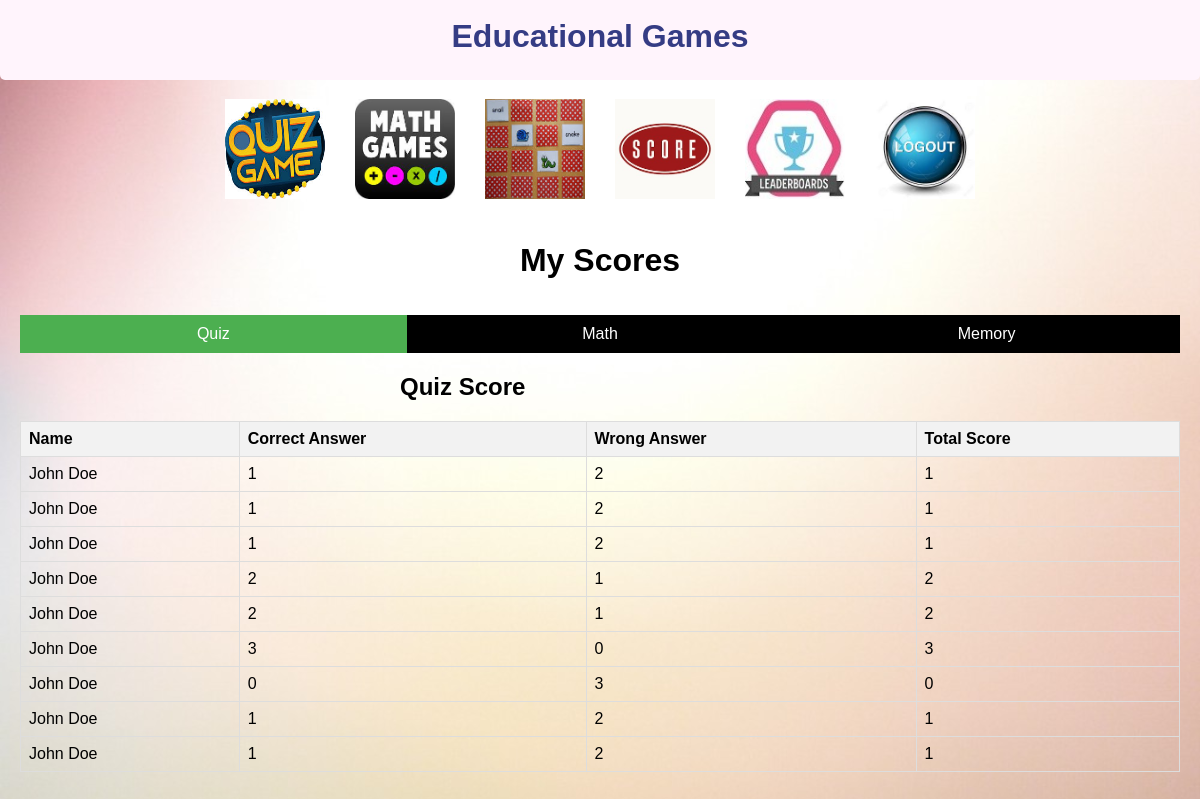
/education/score.php (signed in), run on the app's committed database.
### tables this page shows
CREATE TABLE `score_quiz` (
  `id` int NOT NULL,
  `correct_answers` int NOT NULL,
  `wrong_answers` int NOT NULL,
  `user_id` int NOT NULL
);

CREATE TABLE `users` (
  `id` int NOT NULL,
  `fullname` varchar(200) NOT NULL,
  `username` varchar(200) NOT NULL,
  `password` varchar(200) NOT NULL
);

### education/score.php (the view, shortened to what this page needs)
<!DOCTYPE html>
<html lang="en">
<?php include "head.php" ?>
<body class="bgr3">
    <?php include "header.php" ?>
    <h1 id="quiz" style="color:black;">My Scores</h1>
    <div class="content">
        <div>
            <ul class="tab-container">
                <li class="tab active-tab" onclick="openTab('tab1')">Quiz</li>
                <li class="tab" onclick="openTab('tab2')">Math</li>
                <li class="tab" onclick="openTab('tab3')">Memory</li>
            </ul>
            <div id="tab1" class="tab-content tab1">
                <h2>Quiz Score</h2>
                <?php
                include "dbconnection.php";
                $sql = "SELECT * FROM score_quiz a JOIN users b WHERE a.user_id = b.id AND a.user_id='" . $_SESSION['user_id'] . "' ORDER BY a.id DESC";
                $result = $conn->query($sql);
                if ($result->num_rows > 0) {
                    echo "<table>
                <tr>
                <th>Name</th>
                <th>Correct Answer</th>
                <th>Wrong Answer</th>
                <th>Total Score</th>
                </tr>";
                    while ($row = $result->fetch_assoc()) {
                        echo "<tr>
                    <td>" . $row["fullname"] . "</td>
                    <td>" . $row["correct_answers"] . "</td>
                    <td>" . $row["wrong_answers"] . "</td>
                    <td>" . $row["correct_answers"] . "</td>
                    </tr>";
                    }
                    echo "</table>";
                } else {
                    echo "0 results";
                }
                ?>
            </div>
        </div>
    </div>
</body>
</html>

### education/head.php (shortened to what this page needs)
<head>
    <link rel="stylesheet" type="text/css" href="style.css">
</head>

### education/header.php
<header>
    <br>
    <h1>Educational Games</h1>
    <br><br>
    <nav>
        <a href="quiz.php"><img src="quiz.png" style="width:100px;height:100px;"></a>
        <a href="math.php"><img src="math.png" style="width:100px;height:100px;"></a>
        <a href="memory.php"><img src="memory.png" style="width:100px;height:100px;"></a>
        <a href="score.php"><img src="myscore.png" style="width:100px;height:100px;"></a>
        <a href="leaderboard.php"><img src="leaderboard.png" style="width:100px;height:100px;"></a>
        <a href="logout.php"><img src="logout.png" style="width:100px;height:100px;"></a>
    </nav>
</header> <br> <br> <br> <br><br> <br><br> <br><br>

### education/style.css (style rules this page uses)
html { overflow-y: hidden; }
body { width: auto; height: 1500px; font-family:'Lucida Sans', 'Lucida Sans Regular', 'Lucida Grande', 'Lucida Sans Unicode', Geneva, Verdana, sans-serif; color:rgb(255, 255, 255); background-color: rgb(65, 54, 91); background-image: url("bgr.jpeg"); background-repeat: none; background-size:contain; overflow-x: hidden; }
h1 { width: 100%; margin: 0 auto; margin-top: 50px; display: flex; justify-content: center; }
#quiz { display: flex; align-items: center; margin-top: -50px; color: white; }
header { width: auto; height: 130px; background-color: rgb(255, 244, 252); color:rgb(53, 60, 132); top: -50px; border-radius: 5px; position: relative; }
nav { position: relative; width: 1423px; height: 33px; width: 100%; margin: 0 auto; display: flex; justify-content: center; margin-top: 0px; }
a { color: #ffffff; padding-left: 15px; padding-right: 15px; top: 8px; position: relative; font-size:large; }
a:link { text-decoration: none; }
.bgr3 { overflow-x: hidden; }
h2 { margin-left: 380px; }

### education/score.php (style rules this page uses)
.tab-container { display: flex; list-style-type: none; padding: 0; }
.tab { flex: 1; text-align: center; padding: 10px; background-color: #000; cursor: pointer; transition: background-color 0.3s; }
.active-tab { background-color: #4CAF50; color: white; }
.tab-content { display: none; color: #000; }
.tab1 { display: block; }
table { border-collapse: collapse; width: 100%; }
th, td { border: 1px solid #ddd; padding: 8px; text-align: left; }
th { background-color: #f2f2f2; }

### education/head.php (style rules this page uses)
body { margin: 0; padding: 0; font-family: Arial, sans-serif; overflow-y: auto; }
.content { padding: 20px; height: 1500px; }

### data on the page
score_quiz: user.fullname "John Doe", correct_answers "1", wrong_answers "2"
score_quiz: user.fullname "John Doe", correct_answers "1", wrong_answers "2"
score_quiz: user.fullname "John Doe", correct_answers "1", wrong_answers "2"
score_quiz: user.fullname "John Doe", correct_answers "2", wrong_answers "1"
score_quiz: user.fullname "John Doe", correct_answers "2", wrong_answers "1"
score_quiz: user.fullname "John Doe", correct_answers "3", wrong_answers "0"
score_quiz: user.fullname "John Doe", correct_answers "0", wrong_answers "3"
score_quiz: user.fullname "John Doe", correct_answers "1", wrong_answers "2"
score_quiz: user.fullname "John Doe", correct_answers "1", wrong_answers "2"
